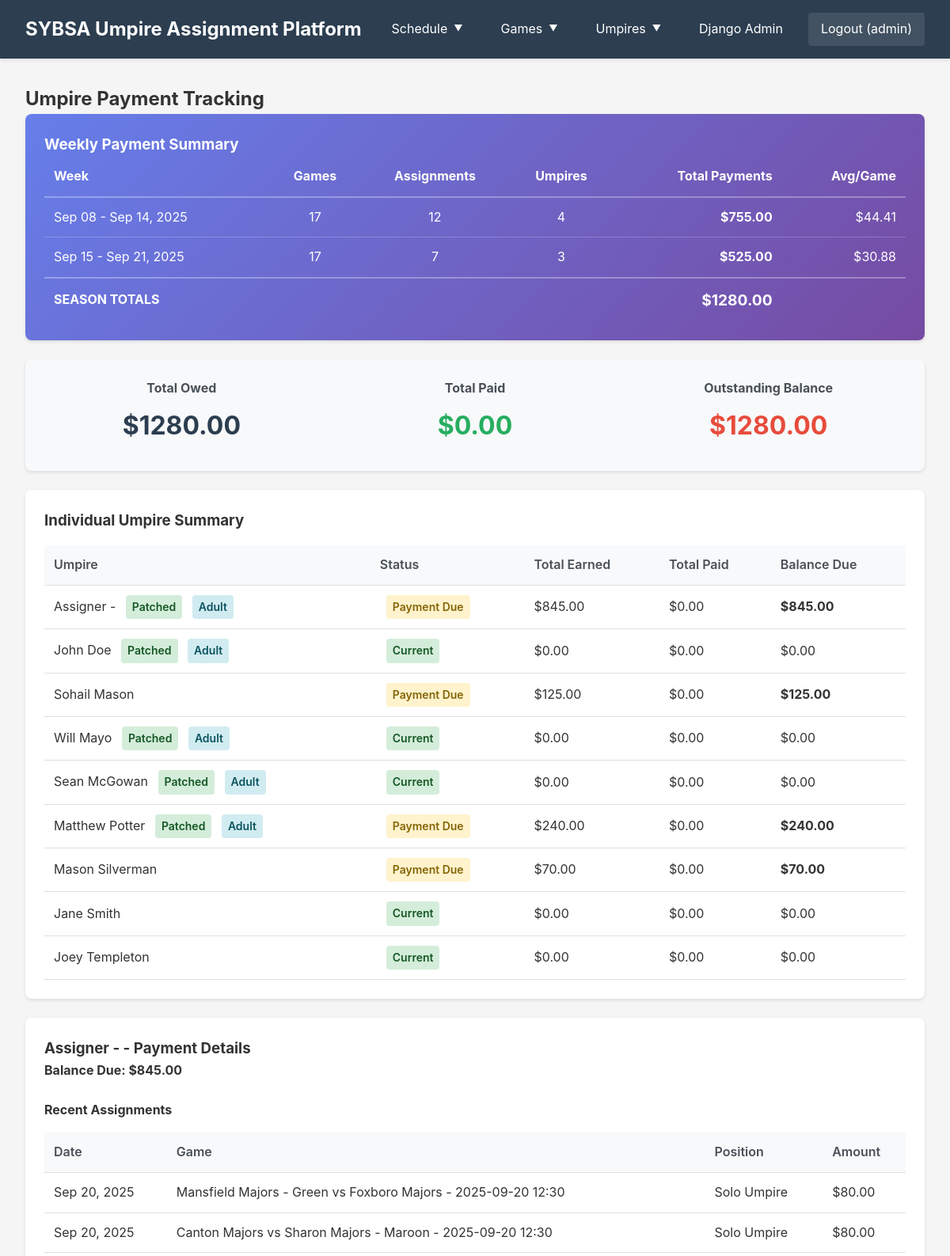
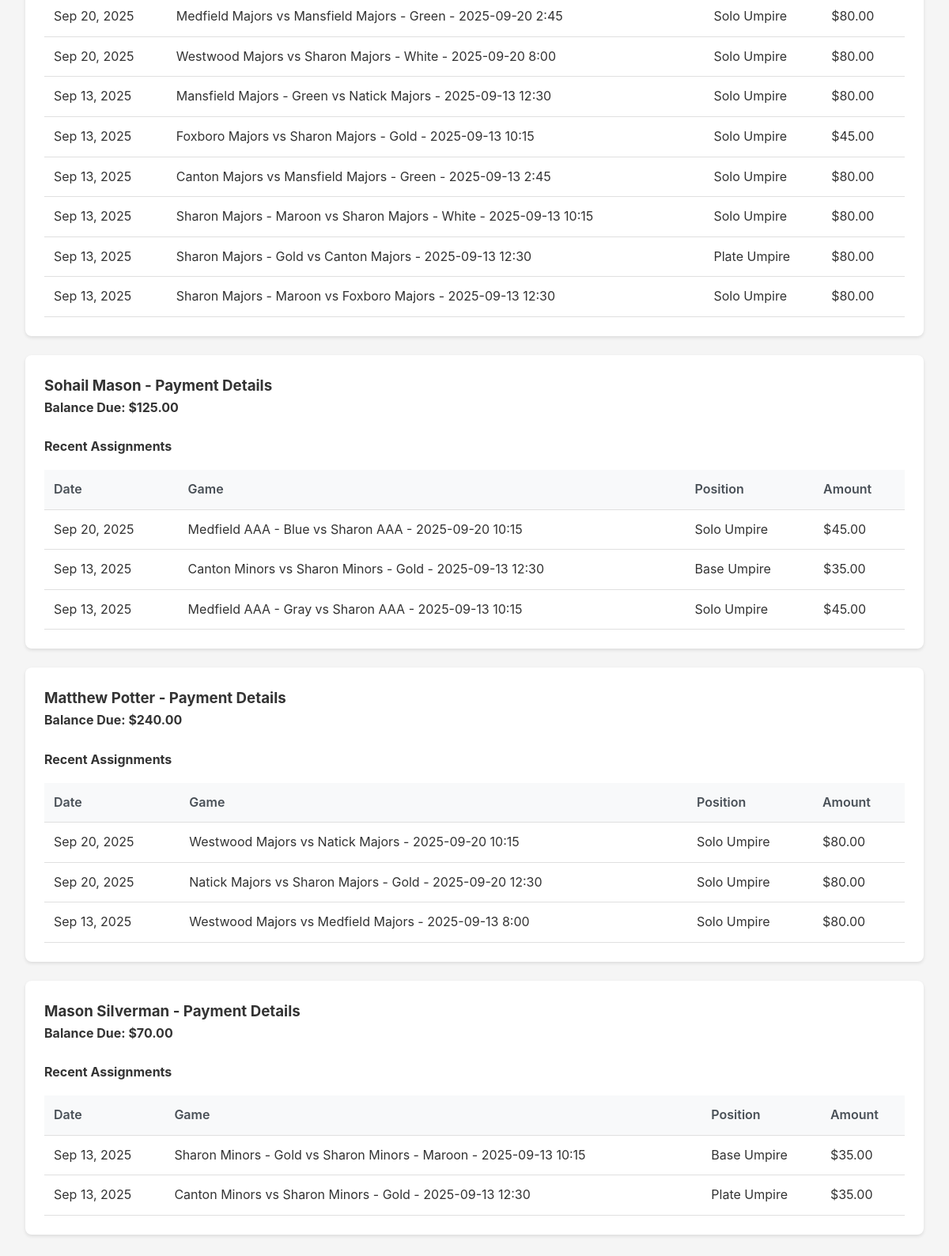
/payments/ (signed in), run on the app's committed database (2 pictures, top to bottom).
### assignments/models.py (models this page shows, shortened)
class Umpire(models.Model):
    user = models.OneToOneField(User, on_delete=models.SET_NULL, null=True, blank=True, related_name='umpire_profile')
    first_name = models.CharField(max_length=50)
    last_name = models.CharField(max_length=50)
    email = models.EmailField(unique=True)
    phone = models.CharField(validators=[phone_regex], max_length=17)
    adult = models.BooleanField(default=False)
    patched = models.BooleanField(default=False)
    is_assigner = models.BooleanField(default=False, help_text="External assigner service - can be booked for multiple games at same time")
    class Meta:
        verbose_name = "Umpire"
        verbose_name_plural = "Umpires"
    def __str__(self):
        if self.is_assigner:
            return f"{self.first_name} {self.last_name} (Assigner)"
        return f"{self.first_name} {self.last_name}"

class UmpireAssignment(models.Model):
    POSITION_CHOICES = [
        ('plate', 'Plate Umpire'),
        ('base', 'Base Umpire'),
        ('solo', 'Solo Umpire'),
    ]
    game = models.ForeignKey(Game, on_delete=models.CASCADE, related_name='assignments')
    umpire = models.ForeignKey(Umpire, on_delete=models.CASCADE, related_name='assignments')
    position = models.CharField(max_length=10, choices=POSITION_CHOICES)
    pay_amount = models.DecimalField(max_digits=6, decimal_places=2, default=0)
    class Meta:
        verbose_name = "Umpire Assignment"
        verbose_name_plural = "Umpire Assignments"
        unique_together = ['game', 'umpire']

class Game(models.Model):
    TIME_CHOICES = [
        ('8:00', '8:00 AM'),
        ('10:15', '10:15 AM'),
        ('12:30', '12:30 PM'),
        ('2:45', '2:45 PM'),
    ]
    FIELD_CHOICES = [
        ('A', 'Field A'),
        ('B', 'Field B'),
        ('C', 'Field C'),
        ('D', 'Field D'),
        ('E', 'Field E'),
    ]
    home_team = models.ForeignKey(Team, on_delete=models.CASCADE, related_name='home_games')
    away_team = models.ForeignKey(Team, on_delete=models.CASCADE, related_name='away_games')
    date = models.DateField()
    time = models.CharField(max_length=10, choices=TIME_CHOICES)
    field = models.CharField(max_length=1, choices=FIELD_CHOICES)
    class Meta:
        verbose_name = "Game"
        verbose_name_plural = "Games"
        unique_together = ['date', 'time', 'field']
        ordering = ['date', 'time', 'field']
    def __str__(self):
        return f"{self.home_team} vs {self.away_team} - {self.date} {self.time}"

class Team(models.Model):
    LEVEL_CHOICES = [
        ('AAA', 'AAA'),
        ('Minors', 'Minors'),
        ('Majors', 'Majors'),
    ]
    town = models.ForeignKey(Town, on_delete=models.CASCADE)
    level = models.CharField(max_length=10, choices=LEVEL_CHOICES)
    coach = models.ForeignKey(Coach, on_delete=models.SET_NULL, null=True, blank=True)
    name = models.CharField(max_length=100, blank=True)
    class Meta:
        verbose_name = "Team"
        verbose_name_plural = "Teams"
        unique_together = ['town', 'level', 'name']
    def __str__(self):
        if self.name:
            return f"{self.town} {self.level} - {self.name}"
        return f"{self.town} {self.level}"

class Town(models.Model):
    name = models.CharField(max_length=100, unique=True)
    league_admin = models.ForeignKey(LeagueAdmin, on_delete=models.SET_NULL, null=True, blank=True)
    class Meta:
        verbose_name = "Town"
        verbose_name_plural = "Towns"
    def __str__(self):
        return self.name

### assignments/views.py (the view)
# urls.py: path('payments/', views.umpire_payments, name='umpire_payments'),
@admin_required
def umpire_payments(request):
    from datetime import timedelta
    from django.db.models import Q
    umpires = Umpire.objects.all().order_by('last_name', 'first_name')
    umpire_data = []
    for umpire in umpires:
        total_owed = UmpireAssignment.objects.filter(
            umpire=umpire
        ).aggregate(
            total=Sum('pay_amount')
        )['total'] or 0
        total_paid = UmpirePayment.objects.filter(
            umpire=umpire,
            paid=True
        ).aggregate(
            total=Sum('amount')
        )['total'] or 0
        unpaid_amount = total_owed - total_paid
        recent_assignments = UmpireAssignment.objects.filter(
            umpire=umpire
        ).select_related('game').order_by('-game__date')[:10]
        payment_history = UmpirePayment.objects.filter(
            umpire=umpire
        ).order_by('-period_end')
        umpire_data.append({
            'umpire': umpire,
            'total_owed': total_owed,
            'total_paid': total_paid,
            'unpaid_amount': unpaid_amount,
            'recent_assignments': recent_assignments,
            'payment_history': payment_history,
        })
    games_with_assignments = Game.objects.filter(
        assignments__isnull=False
    ).distinct().order_by('date')
    weekly_totals = []
    if games_with_assignments.exists():
        current_date = games_with_assignments.first().date
        week_start = current_date - timedelta(days=current_date.weekday())
        last_date = games_with_assignments.last().date
        while week_start <= last_date:
            week_end = week_start + timedelta(days=6)
            week_assignments = UmpireAssignment.objects.filter(
                game__date__gte=week_start,
                game__date__lte=week_end
            )
            week_total = week_assignments.aggregate(
                total=Sum('pay_amount')
            )['total'] or 0
            games_count = Game.objects.filter(
                date__gte=week_start,
                date__lte=week_end
            ).count()
            assignments_count = week_assignments.count()
            umpires_this_week = week_assignments.values('umpire').distinct().count()
            if games_count > 0:  # Only include weeks with games
                weekly_totals.append({
                    'week_start': week_start,
                    'week_end': week_end,
                    'total_amount': week_total,
                    'games_count': games_count,
                    'assignments_count': assignments_count,
                    'umpires_count': umpires_this_week,
                    'avg_per_game': week_total / games_count if games_count > 0 else 0
                })
            week_start += timedelta(days=7)
    grand_total_owed = sum(u['total_owed'] for u in umpire_data)
    grand_total_paid = sum(u['total_paid'] for u in umpire_data)
    grand_total_unpaid = sum(u['unpaid_amount'] for u in umpire_data)
    context = {
        'umpire_data': umpire_data,
        'weekly_totals': weekly_totals,
        'grand_total_owed': grand_total_owed,
        'grand_total_paid': grand_total_paid,
        'grand_total_unpaid': grand_total_unpaid,
    }
    return render(request, 'assignments/umpire_payments.html', context)

### assignments/templates/assignments/umpire_payments.html (shortened to what this page needs)
{% extends 'assignments/base.html' %}
{% block content %}
<h2>Umpire Payment Tracking</h2>
<div class="card" style="background: linear-gradient(135deg, #667eea 0%, #764ba2 100%); color: white;">
    <h3 style="color: white;">Weekly Payment Summary</h3>
    <table style="width: 100%; border-collapse: collapse;">
        <thead>
            <tr style="border-bottom: 2px solid rgba(255,255,255,0.3);">
                <th style="color: white; padding: 0.75rem; text-align: left; background: transparent; border: none;">Week</th>
                <th style="color: white; padding: 0.75rem; text-align: center; background: transparent; border: none;">Games</th>
                <th style="color: white; padding: 0.75rem; text-align: center; background: transparent; border: none;">Assignments</th>
                <th style="color: white; padding: 0.75rem; text-align: center; background: transparent; border: none;">Umpires</th>
                <th style="color: white; padding: 0.75rem; text-align: right; background: transparent; border: none;">Total Payments</th>
                <th style="color: white; padding: 0.75rem; text-align: right; background: transparent; border: none;">Avg/Game</th>
            </tr>
        </thead>
        <tbody>
            {% for week in weekly_totals %}
            <tr style="border-bottom: 1px solid rgba(255,255,255,0.2);">
                <td style="color: white; padding: 0.75rem; background: transparent; border: none;">{{ week.week_start|date:"M d" }} - {{ week.week_end|date:"M d, Y" }}</td>
                <td style="color: white; padding: 0.75rem; text-align: center; background: transparent; border: none;">{{ week.games_count }}</td>
                <td style="color: white; padding: 0.75rem; text-align: center; background: transparent; border: none;">{{ week.assignments_count }}</td>
                <td style="color: white; padding: 0.75rem; text-align: center; background: transparent; border: none;">{{ week.umpires_count }}</td>
                <td style="color: white; padding: 0.75rem; text-align: right; font-weight: bold; background: transparent; border: none;">${{ week.total_amount|floatformat:2 }}</td>
                <td style="color: white; padding: 0.75rem; text-align: right; background: transparent; border: none;">${{ week.avg_per_game|floatformat:2 }}</td>
            </tr>
            {% empty %}
            <tr>
                <td colspan="6" style="color: white; padding: 0.75rem; text-align: center; background: transparent; border: none;">No payment data available yet</td>
            </tr>
            {% endfor %}
        </tbody>
        {% if weekly_totals %}
        <tfoot>
            <tr style="border-top: 2px solid rgba(255,255,255,0.3); font-weight: bold;">
                <td style="color: white; padding: 0.75rem; background: transparent; border: none;">SEASON TOTALS</td>
                <td colspan="3" style="color: white; padding: 0.75rem; background: transparent; border: none;"></td>
                <td style="color: white; padding: 0.75rem; text-align: right; font-size: 1.2rem; background: transparent; border: none;">${{ grand_total_owed|floatformat:2 }}</td>
                <td style="color: white; padding: 0.75rem; background: transparent; border: none;"></td>
            </tr>
        </tfoot>
        {% endif %}
    </table>
</div>
<div class="card" style="background-color: #f8f9fa;">
    <div style="display: grid; grid-template-columns: repeat(auto-fit, minmax(200px, 1fr)); gap: 1.5rem;">
        <div style="text-align: center;">
            <h4 style="color: #495057; margin: 0;">Total Owed</h4>
            <p style="font-size: 2rem; font-weight: bold; color: #2c3e50; margin: 0.5rem 0;">
                ${{ grand_total_owed|floatformat:2 }}
            </p>
        </div>
        <div style="text-align: center;">
            <h4 style="color: #495057; margin: 0;">Total Paid</h4>
            <p style="font-size: 2rem; font-weight: bold; color: #27ae60; margin: 0.5rem 0;">
                ${{ grand_total_paid|floatformat:2 }}
            </p>
        </div>
        <div style="text-align: center;">
            <h4 style="color: #495057; margin: 0;">Outstanding Balance</h4>
            <p style="font-size: 2rem; font-weight: bold; color: #e74c3c; margin: 0.5rem 0;">
                ${{ grand_total_unpaid|floatformat:2 }}
            </p>
        </div>
    </div>
</div>
<div class="card">
    <h3>Individual Umpire Summary</h3>
    <table class="table">
        <thead>
            <tr>
                <th>Umpire</th>
                <th>Status</th>
                <th class="text-right">Total Earned</th>
                <th class="text-right">Total Paid</th>
                <th class="text-right">Balance Due</th>
            </tr>
        </thead>
        <tbody>
            {% for data in umpire_data %}
            <tr>
                <td>
                    {{ data.umpire }}
                    {% if data.umpire.patched %}
                        <span class="badge badge-success">Patched</span>
                    {% endif %}
                    {% if data.umpire.adult %}
                        <span class="badge badge-info">Adult</span>
                    {% endif %}
                </td>
                <td>
                    {% if data.unpaid_amount > 0 %}
                        <span class="badge badge-warning">Payment Due</span>
                    {% else %}
                        <span class="badge badge-success">Current</span>
                    {% endif %}
                </td>
                <td class="text-right">${{ data.total_owed|floatformat:2 }}</td>
                <td class="text-right">${{ data.total_paid|floatformat:2 }}</td>
                <td class="text-right">
                    {% if data.unpaid_amount > 0 %}
                        <strong>${{ data.unpaid_amount|floatformat:2 }}</strong>
                    {% else %}
                        $0.00
                    {% endif %}
                </td>
            </tr>
            {% endfor %}
        </tbody>
    </table>
</div>
{% for data in umpire_data %}
{% if data.unpaid_amount > 0 %}
<div class="card">
    <h3>{{ data.umpire }} - Payment Details</h3>
    <div class="mb-3">
        <strong>Balance Due: ${{ data.unpaid_amount|floatformat:2 }}</strong>
    </div>
    {% if data.recent_assignments %}
    <h4>Recent Assignments</h4>
    <table class="table">
        <thead>
            <tr>
                <th>Date</th>
                <th>Game</th>
                <th>Position</th>
                <th class="text-right">Amount</th>
            </tr>
        </thead>
        <tbody>
            {% for assignment in data.recent_assignments %}
            <tr>
                <td>{{ assignment.game.date|date:"M d, Y" }}</td>
                <td>{{ assignment.game }}</td>
                <td>{{ assignment.get_position_display }}</td>
                <td class="text-right">${{ assignment.pay_amount|floatformat:2 }}</td>
            </tr>
            {% endfor %}
        </tbody>
    </table>
    {% endif %}
</div>
{% endif %}
{% endfor %}
{% endblock %}

### assignments/templates/assignments/base.html (shortened to what this page needs)
<!DOCTYPE html>
<html lang="en">
<head>
</head>
<body>
    <header class="header">
        <div class="header-content">
            <h1>SYBSA Umpire Assignment Platform</h1>
            <nav class="nav">
                {% if user.is_authenticated %}
                    {% if user.umpire_profile %}
                        <a href="{% url 'umpire_dashboard' %}">Dashboard</a>
                        <a href="{% url 'manage_availability' %}">Availability</a>
                        <a href="{% url 'weekly_schedule' %}">Schedule</a>
                    {% else %}
                        <div class="nav-dropdown">
                            <span class="nav-dropdown-toggle">Schedule</span>
                        </div>
                        <div class="nav-dropdown">
                            <span class="nav-dropdown-toggle">Games</span>
                        </div>
                        <div class="nav-dropdown">
                            <span class="nav-dropdown-toggle">Umpires</span>
                        </div>
                        {% if user.is_staff %}
                            <a href="/admin/">Django Admin</a>
                        {% endif %}
                    {% endif %}
                    <a href="{% url 'logout' %}" style="background-color: rgba(255, 255, 255, 0.1);">
                        Logout ({{ user.username }})
                    </a>
                {% else %}
                    <a href="{% url 'weekly_schedule' %}">Schedule</a>
                    <a href="{% url 'login' %}">Login</a>
                {% endif %}
            </nav>
        </div>
    </header>
    <main class="container">
        {% block content %}
        {% endblock %}
    </main>
</body>
</html>

### data on the page
Umpire: umpire "Assigner -", patched "Patched", adult "Adult", shows "Payment Due", total_owed "845.00", total_paid "0.00", unpaid_amount "845.00"
Umpire: umpire "John Doe", patched "Patched", adult "Adult", shows "Current", total_owed "0.00", total_paid "0.00", shows "$0.00"
Umpire: umpire "Sohail Mason", shows "Payment Due", total_owed "125.00", total_paid "0.00", unpaid_amount "125.00"
Umpire: umpire "Will Mayo", patched "Patched", adult "Adult", shows "Current", total_owed "0.00", total_paid "0.00", shows "$0.00"
Umpire: umpire "Sean McGowan", patched "Patched", adult "Adult", shows "Current", total_owed "0.00", total_paid "0.00", shows "$0.00"
Umpire: umpire "Matthew Potter", patched "Patched", adult "Adult", shows "Payment Due", total_owed "240.00", total_paid "0.00", unpaid_amount "240.00"
Umpire: umpire "Mason Silverman", shows "Payment Due", total_owed "70.00", total_paid "0.00", unpaid_amount "70.00"
Umpire: umpire "Jane Smith", shows "Current", total_owed "0.00", total_paid "0.00", shows "$0.00"
Umpire: umpire "Joey Templeton", shows "Current", total_owed "0.00", total_paid "0.00", shows "$0.00"
UmpireAssignment: game "Sep 20, 2025", game "Mansfield Majors - Green vs Foxboro Majors - 2025-09-20 12:30", position "Solo Umpire", pay_amount "80.00"
UmpireAssignment: game "Sep 20, 2025", game "Canton Majors vs Sharon Majors - Maroon - 2025-09-20 12:30", position "Solo Umpire", pay_amount "80.00"
UmpireAssignment: game "Sep 20, 2025", game "Medfield Majors vs Mansfield Majors - Green - 2025-09-20 2:45", position "Solo Umpire", pay_amount "80.00"
UmpireAssignment: game "Sep 20, 2025", game "Westwood Majors vs Sharon Majors - White - 2025-09-20 8:00", position "Solo Umpire", pay_amount "80.00"
UmpireAssignment: game "Sep 13, 2025", game "Mansfield Majors - Green vs Natick Majors - 2025-09-13 12:30", position "Solo Umpire", pay_amount "80.00"
UmpireAssignment: game "Sep 13, 2025", game "Foxboro Majors vs Sharon Majors - Gold - 2025-09-13 10:15", position "Solo Umpire", pay_amount "45.00"
UmpireAssignment: game "Sep 13, 2025", game "Canton Majors vs Mansfield Majors - Green - 2025-09-13 2:45", position "Solo Umpire", pay_amount "80.00"
UmpireAssignment: game "Sep 13, 2025", game "Sharon Majors - Maroon vs Sharon Majors - White - 2025-09-13 10:15", position "Solo Umpire", pay_amount "80.00"
UmpireAssignment: game "Sep 13, 2025", game "Sharon Majors - Gold vs Canton Majors - 2025-09-13 12:30", position "Plate Umpire", pay_amount "80.00"
UmpireAssignment: game "Sep 13, 2025", game "Sharon Majors - Maroon vs Foxboro Majors - 2025-09-13 12:30", position "Solo Umpire", pay_amount "80.00"
UmpireAssignment: game "Sep 20, 2025", game "Medfield AAA - Blue vs Sharon AAA - 2025-09-20 10:15", position "Solo Umpire", pay_amount "45.00"
UmpireAssignment: game "Sep 13, 2025", game "Canton Minors vs Sharon Minors - Gold - 2025-09-13 12:30", position "Base Umpire", pay_amount "35.00"
UmpireAssignment: game "Sep 13, 2025", game "Medfield AAA - Gray vs Sharon AAA - 2025-09-13 10:15", position "Solo Umpire", pay_amount "45.00"
UmpireAssignment: game "Sep 20, 2025", game "Westwood Majors vs Natick Majors - 2025-09-20 10:15", position "Solo Umpire", pay_amount "80.00"
UmpireAssignment: game "Sep 20, 2025", game "Natick Majors vs Sharon Majors - Gold - 2025-09-20 12:30", position "Solo Umpire", pay_amount "80.00"
UmpireAssignment: game "Sep 13, 2025", game "Westwood Majors vs Medfield Majors - 2025-09-13 8:00", position "Solo Umpire", pay_amount "80.00"
UmpireAssignment: game "Sep 13, 2025", game "Sharon Minors - Gold vs Sharon Minors - Maroon - 2025-09-13 10:15", position "Base Umpire", pay_amount "35.00"
UmpireAssignment: game "Sep 13, 2025", game "Canton Minors vs Sharon Minors - Gold - 2025-09-13 12:30", position "Plate Umpire", pay_amount "35.00"

### other printed values
{{ user.username }} "admin"
{{ week.week_start|date:"M d" }} "Sep 08" "Sep 15"
{{ week.week_end|date:"M d, Y" }} "Sep 14, 2025" "Sep 21, 2025"
{{ week.games_count }} "17" "17"
{{ week.assignments_count }} "12" "7"
{{ week.umpires_count }} "4" "3"
{{ week.total_amount|floatformat:2 }} "755.00" "525.00"
{{ week.avg_per_game|floatformat:2 }} "44.41" "30.88"
{{ grand_total_owed|floatformat:2 }} "1280.00"
{{ grand_total_paid|floatformat:2 }} "0.00"
{{ grand_total_unpaid|floatformat:2 }} "1280.00"
